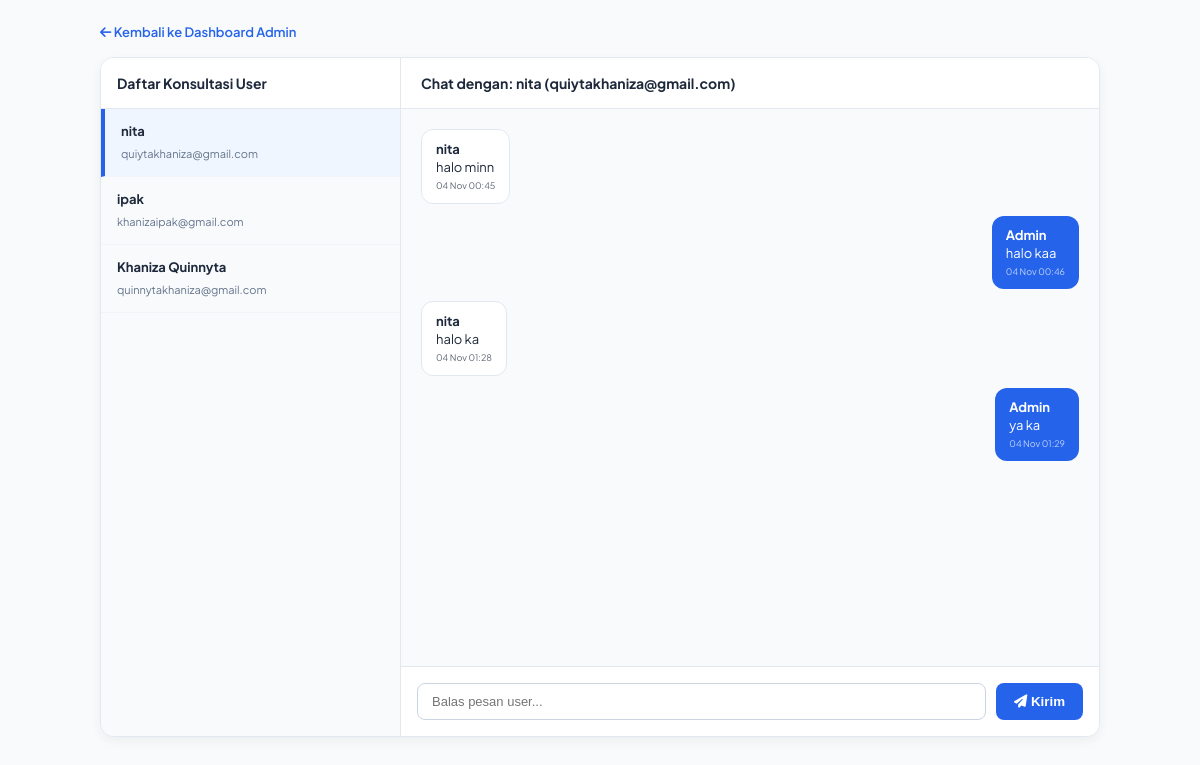
The app's page /admin_konsultasi.php?user_id=6 (signed in) with its own data.
### tables this page shows
CREATE TABLE `users` (
  `id` int(11) NOT NULL,
  `nama` varchar(100) NOT NULL,
  `email` varchar(100) NOT NULL,
  `password` varchar(255) NOT NULL,
  `role` enum('admin','user') NOT NULL DEFAULT 'user',
  `created_at` timestamp NOT NULL DEFAULT current_timestamp()
);

CREATE TABLE `chat_konsultasi` (
  `id` int(11) NOT NULL,
  `user_id` int(11) NOT NULL,
  `pengirim` varchar(20) NOT NULL,
  `pesan` text NOT NULL,
  `created_at` timestamp NOT NULL DEFAULT current_timestamp()
);

### admin_konsultasi.php (the view, shortened to what this page needs)
<?php
require_once 'koneksi.php';
$selectedUserId = $_GET['user_id'] ?? null;
$usersQuery = $conn->query("
    SELECT DISTINCT u.id, u.nama, u.email
    FROM users u
    JOIN chat_konsultasi c ON u.id = c.user_id
    ORDER BY c.id DESC
");
$listUser = $usersQuery->fetchAll(PDO::FETCH_ASSOC);
$activeChats = [];
$activeUser = null;
if ($selectedUserId) {
    $stmtUser = $conn->prepare("SELECT * FROM users WHERE id = ?");
    $stmtUser->execute([$selectedUserId]);
    $activeUser = $stmtUser->fetch(PDO::FETCH_ASSOC);
    $stmtChat = $conn->prepare("SELECT * FROM chat_konsultasi WHERE user_id = ? ORDER BY id ASC");
    $stmtChat->execute([$selectedUserId]);
    $activeChats = $stmtChat->fetchAll(PDO::FETCH_ASSOC);
}
?>
<!DOCTYPE html>
<html lang="id">
<head>
    <link rel="stylesheet" href="admin.css">
    <link rel="stylesheet" href="https://cdnjs.cloudflare.com/ajax/libs/font-awesome/6.4.0/css/all.min.css">
</head>
<body>
<div style="max-width: 1000px; margin: 0 auto 16px;">
    <a href="admin_dashboard.php" style="text-decoration: none; color: #2563eb; font-weight: 600; font-size: 13px;"><i class="fa-solid fa-arrow-left"></i> Kembali ke Dashboard Admin</a>
</div>
<div class="admin-chat-wrap">
    <div class="chat-sidebar">
        <h3>Daftar Konsultasi User</h3>
        <?php if (!empty($listUser)) : ?>
            <?php foreach ($listUser as $u) : ?>
                <a href="admin_konsultasi.php?user_id=<?= $u['id']; ?>" class="user-item <?= ($selectedUserId == $u['id']) ? 'active' : ''; ?>">
                    <strong><?= htmlspecialchars($u['nama']); ?></strong>
                    <span><?= htmlspecialchars($u['email']); ?></span>
                </a>
            <?php endforeach; ?>
        <?php else : ?>
            <p style="padding: 20px; font-size: 12px; color: #94a3b8; text-align: center;">Belum ada user yang berkonsultasi.</p>
        <?php endif; ?>
    </div>
    <div class="chat-main">
        <?php if ($activeUser) : ?>
            <div class="chat-main-header">
                <span>Chat dengan: <?= htmlspecialchars($activeUser['nama']); ?> (<?= htmlspecialchars($activeUser['email']); ?>)</span>
            </div>
            <div class="chat-messages" id="adminChatBody">
                <?php foreach ($activeChats as $ac) : ?>
                    <div class="bubble <?= $ac['pengirim']; ?>">
                        <strong><?= $ac['pengirim'] === 'user' ? $activeUser['nama'] : 'Admin'; ?></strong>
                        <p><?= nl2br(htmlspecialchars($ac['pesan'])); ?></p>
                        <time><?= date('d M H:i', strtotime($ac['created_at'])); ?></time>
                    </div>
                <?php endforeach; ?>
            </div>
            <div class="chat-reply-box">
                <form action="" method="POST" class="chat-reply-form">
                    <input type="text" name="pesan" class="chat-reply-input" placeholder="Balas pesan user..." autocomplete="off" required>
                    <button type="submit" class="btn-send"><i class="fa-solid fa-paper-plane"></i> Kirim</button>
                </form>
            </div>
        <?php else : ?>
            <div class="no-select">
                Pilih salah satu user di sebelah kiri untuk mulai konsultasi dan membalas pesan.
            </div>
        <?php endif; ?>
    </div>
</div>
</body>
</html>

### admin.css (style rules this page uses)
* { margin: 0; padding: 0; box-sizing: border-box; }
body { font-family: Arial, Helvetica, sans-serif; background: #f5f8fc; color: #17325c; }

### admin_konsultasi.php (style rules this page uses)
body { font-family: 'Plus Jakarta Sans', sans-serif; background: #f8fafc; padding: 20px; color: #1e293b; }
.admin-chat-wrap { max-width: 1000px; margin: 0 auto; background: #fff; border-radius: 14px; border: 1px solid #e2e8f0; display: grid; grid-template-columns: 300px 1fr; height: 85vh; overflow: hidden; box-shadow: 0 4px 12px rgba(0,0,0,0.05); }
.chat-sidebar { border-right: 1px solid #e2e8f0; background: #f8fafc; overflow-y: auto; }
.chat-sidebar h3 { padding: 16px; font-size: 14px; font-weight: 700; border-bottom: 1px solid #e2e8f0; background: #fff; }
.user-item { padding: 14px 16px; display: block; text-decoration: none; border-bottom: 1px solid #f1f5f9; color: #1e293b; transition: background 0.2s; }
.user-item:hover, .user-item.active { background: #eff6ff; border-left: 4px solid #2563eb; }
.user-item strong { display: block; font-size: 13px; font-weight: 700; margin-bottom: 2px; }
.user-item span { font-size: 11px; color: #64748b; }
.chat-main { display: flex; flex-direction: column; height: 100%; background: #fff; }
.chat-main-header { padding: 16px 20px; border-bottom: 1px solid #e2e8f0; font-weight: 700; font-size: 14px; display: flex; justify-content: space-between; align-items: center; }
.chat-messages { flex: 1; padding: 20px; overflow-y: auto; display: flex; flex-direction: column; gap: 12px; background: #f8fafc; }
.bubble { max-width: 70%; padding: 10px 14px; border-radius: 12px; font-size: 13px; line-height: 1.4; }
.bubble.user { background: #ffffff; border: 1px solid #e2e8f0; align-self: flex-start; }
.bubble.admin { background: #2563eb; color: #fff; align-self: flex-end; }
.bubble time { display: block; font-size: 9px; margin-top: 4px; text-align: right; opacity: 0.7; }
.chat-reply-box { padding: 16px; border-top: 1px solid #e2e8f0; background: #fff; }
.chat-reply-form { display: flex; gap: 10px; }
.chat-reply-input { flex: 1; padding: 10px 14px; border: 1px solid #cbd5e1; border-radius: 8px; font-size: 13px; outline: none; }
.btn-send { background: #2563eb; color: #fff; border: none; padding: 0 18px; border-radius: 8px; font-weight: 700; cursor: pointer; }

### records on screen
users: nama "nita", email "quiytakhaniza@gmail.com"
users: nama "ipak", email "khanizaipak@gmail.com"
users: nama "Khaniza Quinnyta", email "quinnytakhaniza@gmail.com"
chat_konsultasi: user.nama "nita", pesan "halo minn", created_at "04 Nov 00:45"
chat_konsultasi: pengirim "Admin", pesan "halo kaa", created_at "04 Nov 00:46"
chat_konsultasi: user.nama "nita", pesan "halo ka", created_at "04 Nov 01:28"
chat_konsultasi: pengirim "Admin", pesan "ya ka", created_at "04 Nov 01:29"
